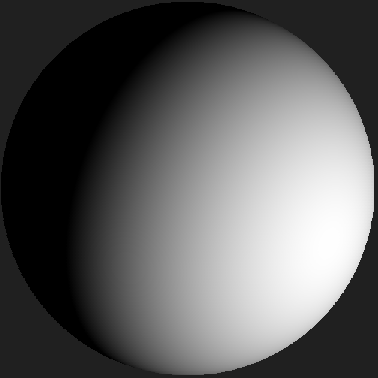

Python code for this plot:
import numpy as np
import sys
import math
import os 
from enum import Enum
from tkinter import *  
from tkinter import ttk, messagebox
from PIL import Image
from tkinter.filedialog import asksaveasfile

class Klot:
    """Representerar klotet med angivgen radie."""
    def __init__(self, radie):
        self.radie = radie

    def beräkna_z(self ,  x, y):
        """Beräknar värdet av z med givna x- och y-koordinater på klotet. Returnerar värdet z som en float"""
        return math.sqrt(pow( self.radie , 2 ) - pow( x , 2 ) - pow( y , 2 ))

    def in_klot(self , x, y):
        """Kontrollerar att en given punkt finns i klotet"""
        return pow( self.radie , 2 ) - pow( x , 2 ) - pow( y , 2 ) >= 0


class Scen:
    """Representerar scenen som innehåller två objekt, i det här fallet klotet och ljuskällan"""
    def __init__(self, klot, x_0, y_0):
        """Konstruerar scenen och returnerar Exception i fall ljuskällan inte ligger på klotet."""
        self.klot = klot
        self.x_0 = x_0
        self.y_0 = y_0
        if not self.klot.in_klot(x_0 , y_0):
            raise Exception("Ljuskällan ligger inte på klotet")
        else:
            self.z_0 = self.klot.beräkna_z(x_0, y_0)

    def belysning_styrka(self,  x , y , z ):
        """Räknar ut belysningspunkter för angivna koordinater, tar in z för att beräkna belysningsstyrkan
        Returnerar ljus_styrka som en float och denna float representerar belysningsstyrkan. """
        return ( x * self.x_0 + y * self.y_0 + z * self.z_0 )/ pow( self.klot.radie , 2 )
    
    
class TextVisualisering:
    """Implementation av visualisering som använder terminalgrännsnittet. Sparar filer som textdokument."""
    antal_steg = 70

    def __init__(self, scen):
        """Konsturerar textvisualiseringen av scenen"""
        self.scen = scen

    def belysning_char(self, ljus_styrka ):
        """Räknar ut tecknet som ska skrivas ut med hjälp av värdet b som 
        representerar belysningsstyrkan. Skriver sedan ut olika tecken 
        beroende på bs värde."""
        if ljus_styrka <= 0:
            return 'M'
        elif 0 < ljus_styrka <= 0.3:
            return '*'
        elif 0.3 < ljus_styrka <= 0.5:
            return '+'
        elif 0.5 < ljus_styrka <= 0.7:
            return '-'
        elif 0.7 < ljus_styrka <= 0.9:
            return '.'
        elif 0.9 < ljus_styrka <= 1:
            return ' '    
        
    def scen_som_sträng(self):
        """Returnerar textrepresentationen av klotet som en lista av linjer"""
        result = []
        for y_s in reversed(range( 0 , self.antal_steg )):
            y = - self.scen.klot.radie + self.scen.klot.radie * y_s * 2 / ( self.antal_steg - 1 )
            linje = []
            for x_s in range( 0 , self.antal_steg ):
                x = - self.scen.klot.radie + self.scen.klot.radie * x_s * 2 / ( self.antal_steg - 1 )
                if self.scen.klot.in_klot( x , y ):
                    z = self.scen.klot.beräkna_z( x , y )
                    b = self.scen.belysning_styrka( x , y , z )
                    c = self.belysning_char(b)
                    linje.append(c)
                else: 
                    linje.append(self.belysning_char(0))
            result.append(" ".join(linje))
        return result   
    
    def utskrivning(self):
        """Skriver ut scenen i terminalen"""
        linjer = self.scen_som_sträng()
        for linje in linjer:
            print(linje)

    def spara_som_text(self):
        """Sparar textrepresentationen av klotet som en textfil"""
        with open("klot.txt" , "w", encoding="utf-8") as handle:
            for linje in self.scen_som_sträng():
                handle.write(linje)
                handle.write('\n')


class TkinterVisualisering:
    """Implementation av visualiseringen som använder tkinter som visualiseringslösning. Sparar den som en png-fil """
    canvas_size = 500
    radie = 100

    def __init__(self):
        """Konstuerar visualiseringsobjekt med angiven scen, Använder värdet canvas_size för att initialisera tkinter canvas"""
        self.klot = Klot(self.radie)
        master = Tk()
        master.title("Klot")
        message = Label(master, text="Välj ljuskällan")
        message.pack(side=TOP)
        self.canvas = Canvas(master,
                        width = self.canvas_size,
                        height = self.canvas_size,
                        background="#202020")
        self.canvas.pack(expand=YES, fill=BOTH)
        self.canvas.bind("<Button>", self.teckna)
        self.canvas.create_oval(0, 0, self.canvas_size, self.canvas_size, outline="#ffffff")
        knapp = Button(master,
                       text = "Spara som fil",
                       command = self.spara_som_bild)
        knapp.pack(anchor = "s" , side = "right")
        mainloop()

    def färg(self, b ):
        """Räknar ut färgen för angiven belysningsstryrka använder värdet b 
        för att måla in pixlar på klotet med olika nyanser för att 
        representera ljuset"""
        if b <= 0:
            return "#000000"
        else:
            result = ["#"]
            b_256 = (int)(b * 255)
            for i in range(0, 3):
                result.append(f"{b_256:02x}")
            return "".join(result)
        
    def teckna(self , event):
        """Skapar ett klot och målar in den med hjälp av tkinter. Tar 
        ljuskällan från en click-event."""
        self.canvas.create_oval(0, 0, self.canvas_size, self.canvas_size, outline="#000000")
        x_0 = 2 * self.klot.radie * event.x / self.canvas_size - self.klot.radie
        y_0 = 2 * self.klot.radie * (self.canvas_size - event.y) / self.canvas_size - self.klot.radie
        if self.klot.in_klot(x_0, y_0):
            scen = Scen( self.klot , x_0 , y_0 )
            #print(z_0)
            for y_c in range(0, self.canvas_size + 10):
                y = - self.klot.radie + self.klot.radie * (self.canvas_size - y_c) * 2 / (self.canvas_size - 1)
                #y = - self.klot.radie + self.klot.radie * y_c * 2 / (self.canvas_size - 1)
                for x_c in range(0, self.canvas_size + 10 ):
                    x = - self.klot.radie + self.klot.radie * x_c * 2 / (self.canvas_size - 1)
                    if self.klot.in_klot( x , y ):
                        z = self.klot.beräkna_z( x, y )
                        b = scen.belysning_styrka( x, y , z )
                        c = self.färg( b )
                        #print(x, y, b, c)
                        self.canvas.create_oval(x_c, y_c, x_c + 1 , y_c + 1, outline=c)
                    else:
                        self.canvas.create_rectangle(x_c, y_c, x_c + 1 , y_c + 1, outline="#202020" , fill = "#202020") 

    def spara_som_bild(self):
        """Sparar TkInter canvas som en png fil"""
        files = [("PNG", "*.png")]
        path = asksaveasfile(filetypes = files , defaultextension= files, initialfile= "klot.png")
        tempfile = path.name + '.eps'
        self.canvas.postscript(file = tempfile)
        bild = Image.open(tempfile)
        bild.save(path.name, 'png')
        os.remove(tempfile)
        messagebox.showinfo(title=None, message= "Filen har sparats!")
        


class App:
    """Representerar fungerande programmet med grafiskt eller text visualisation"""
    def __init__(self):
        """Skapar klassen för programmet"""
    def run(self, visualiserings_typ):
        """Metoden som startar programmet med angiven visualiseringsmetod"""
        if visualiserings_typ == Alternativ.TEXT:
            radie = float(input("Ange klotets radie: "))
            klot = Klot(radie)
            x_0 = float(input("Ange ljuskällans x-koordinat: "))
            y_0 = float(input("Ange ljuskällans y-koordinat: "))
            scen = Scen(klot, x_0, y_0)
            vis = TextVisualisering(scen)
            vis.utskrivning()
            while True:
                val = input("Vill du spara klotet som en fil? Ja/Nej: ")
                if val == "Ja":
                    vis.spara_som_text()
                    break
                elif val == "Nej":
                    break
                else:
                    print("Svara 'Ja' eller 'Nej' ")
        if visualiserings_typ == Alternativ.GRAFISKT:
            vis = TkinterVisualisering()


class Alternativ(Enum):
    """Hjälpklass för att underlätta anropet av huvudfunktionen"""
    GRAFISKT = 1
    TEXT = 2

def errormessage():
    """Printar ut det korrekta användingen av programmet i fall anvädaren matar in fel funktion i terminalen"""
    print("Alternativ för visualisering:"   
          "\n\t-t: Textritning"
          "\n\t-g: Grafisk ritning")

app = App()
"""Följande kod fungerar som en meny i terminalen"""
if len(sys.argv) == 1:
    while True:
        print("Alternativ för visualisering:"   
            "\n\t1: Textritning"
            "\n\t2: Grafisk ritning"
            "\n\t3: Avsluta programmet")
        val = input("\t")
        if val == "1":
            app.run(Alternativ.TEXT)
        elif val == "2":
            app.run(Alternativ.GRAFISKT)
        elif val == "3":
            break
        else:
            print("Fel val!")
elif len(sys.argv) == 2:
    if sys.argv[1] == "-t":
        app.run(Alternativ.TEXT)
    elif sys.argv[1] == "-g":
        app.run(Alternativ.GRAFISKT)
    else:
        errormessage() 
else:
    errormessage() 
        